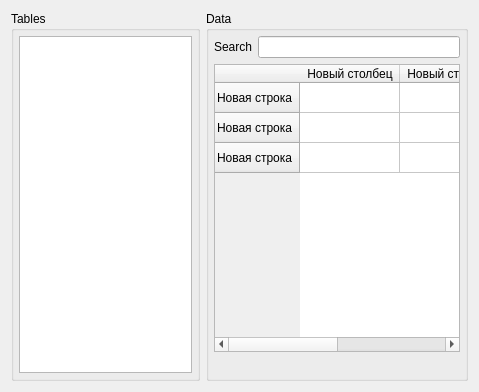
<?xml version="1.0" encoding="UTF-8"?>
<ui version="4.0">
 <class>ConfiguratorGeneralDataWidget</class>
 <widget class="QWidget" name="ConfiguratorGeneralDataWidget">
  <property name="geometry">
   <rect>
    <x>0</x>
    <y>0</y>
    <width>479</width>
    <height>392</height>
   </rect>
  </property>
  <property name="windowTitle">
   <string>General data editor</string>
  </property>
  <layout class="QGridLayout" name="gridLayout_2">
   <item row="0" column="1">
    <widget class="QGroupBox" name="tableBox">
     <property name="title">
      <string>Data</string>
     </property>
     <layout class="QGridLayout" name="gridLayout">
      <property name="margin">
       <number>5</number>
      </property>
      <item row="0" column="0">
       <widget class="QLabel" name="label_2">
        <property name="text">
         <string>Search</string>
        </property>
       </widget>
      </item>
      <item row="2" column="0" colspan="2">
       <widget class="QLabel" name="countLabel">
        <property name="font">
         <font>
          <pointsize>10</pointsize>
          <weight>75</weight>
          <bold>true</bold>
         </font>
        </property>
        <property name="text">
         <string/>
        </property>
       </widget>
      </item>
      <item row="1" column="0" colspan="2">
       <widget class="QTableWidget" name="tableWidget">
        <property name="selectionMode">
         <enum>QAbstractItemView::SingleSelection</enum>
        </property>
        <property name="selectionBehavior">
         <enum>QAbstractItemView::SelectRows</enum>
        </property>
        <row>
         <property name="text">
          <string>Новая строка</string>
         </property>
        </row>
        <row>
         <property name="text">
          <string>Новая строка</string>
         </property>
        </row>
        <row>
         <property name="text">
          <string>Новая строка</string>
         </property>
        </row>
        <column>
         <property name="text">
          <string>Новый столбец</string>
         </property>
        </column>
        <column>
         <property name="text">
          <string>Новый столбец</string>
         </property>
        </column>
       </widget>
      </item>
      <item row="0" column="1">
       <widget class="QLineEdit" name="searchLineEdit"/>
      </item>
     </layout>
    </widget>
   </item>
   <item row="0" column="0">
    <widget class="QGroupBox" name="tableListBox">
     <property name="maximumSize">
      <size>
       <width>200</width>
       <height>16777215</height>
      </size>
     </property>
     <property name="title">
      <string>Tables</string>
     </property>
     <layout class="QHBoxLayout" name="horizontalLayout">
      <property name="margin">
       <number>5</number>
      </property>
      <item>
       <widget class="QListWidget" name="listWidget">
        <property name="selectionBehavior">
         <enum>QAbstractItemView::SelectRows</enum>
        </property>
       </widget>
      </item>
     </layout>
    </widget>
   </item>
  </layout>
 </widget>
 <resources/>
 <connections/>
</ui>
